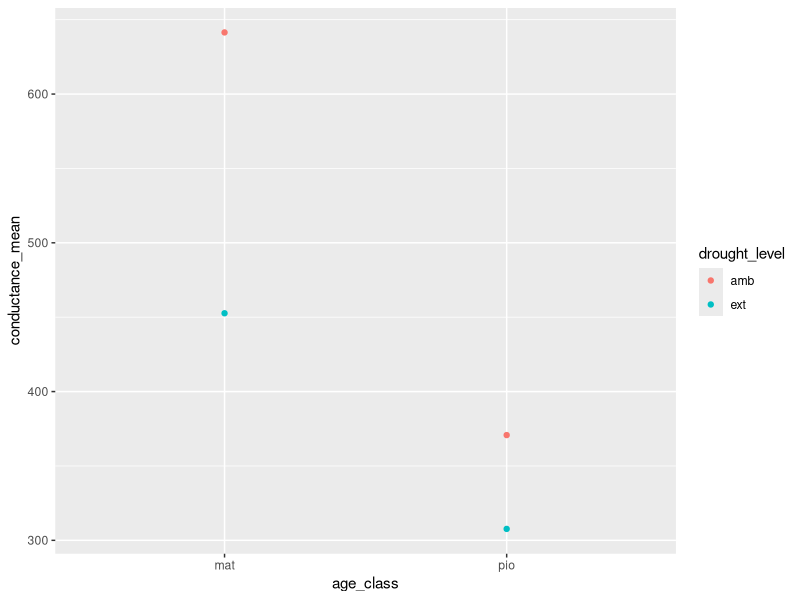
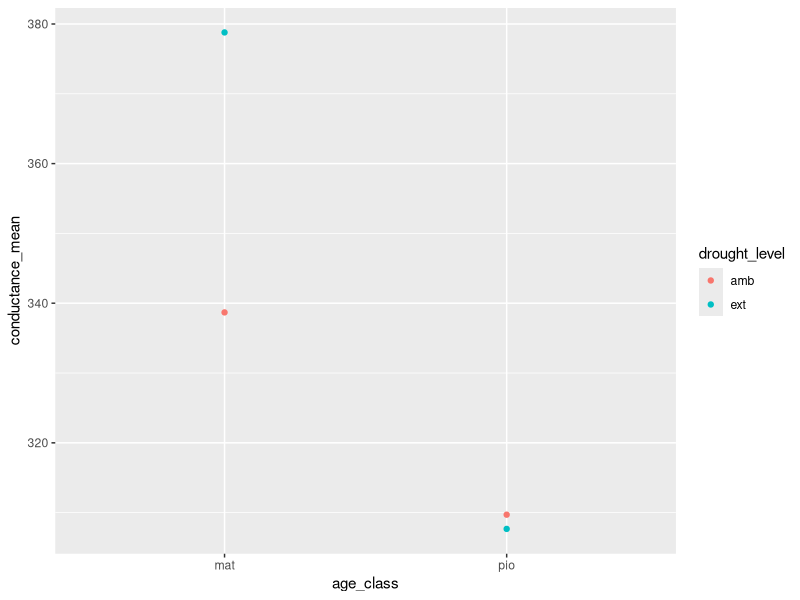

Reproduce these figures in R, in order.
library(readxl)
library(dplyr)
library(tidyr)
library(ggplot2)

######################## conductance ############################

df <- read_excel("porometer_lygra_august.xlsx")

df_avg <- summarise(
  group_by(drop_na(df, humidity), age_class, drought_level),
  conductance_mean = mean(conductance),
  .groups = "drop")

plot1 <- ggplot(data = df_avg, mapping = aes(x = age_class, y = conductance_mean, colour = drought_level)) + geom_point()

plot1

######################## for conductance under 400 ###############################

df_avg_trim <- filter(df, conductance < 600)

df_avg_trim <- summarise(
  group_by(df_avg_trim, age_class, drought_level),
  conductance_mean = mean(conductance),
  .groups = "drop")

plot2 <- ggplot(data = df_avg_trim, mapping = aes(x = age_class, y = conductance_mean, colour = drought_level)) + geom_point()

plot2
               
